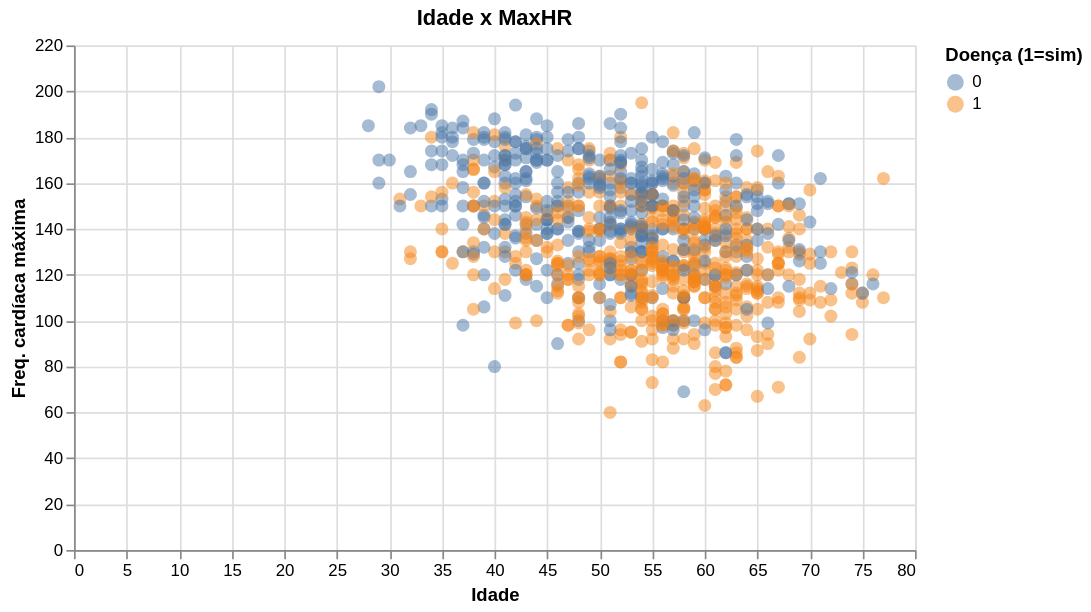

Notebook code for this chart:
### Code cell
# Por outro lado, podemos usar Altair para criar o mesmo gráfico de dispersão de forma interativa:
alt.Chart(df).mark_circle(size=60, opacity=0.5).encode(
    x=alt.X("Age:Q", title="Idade"),
    y=alt.Y("MaxHR:Q", title="Freq. cardíaca máxima"),
    color=alt.Color("HeartDisease:N", title="Doença (1=sim)"),
    tooltip=["Age", "MaxHR", "Sex", "ChestPainType"],
).interactive().properties(title="Idade x MaxHR", width=500)

### Figure 1 — Vega-Lite specification as saved in the notebook (floating-point values rounded to 4 significant figures; data arrays with more than 128 entries replaced by an {"elided": "..."} marker saying what was removed)
{"config": {"view": {"continuousWidth": 300, "continuousHeight": 300}}, "data": {"name": "data-c3b732c0c8eb84f47940ced146a295ce"}, "mark": {"type": "circle", "opacity": 0.5, "size": 60}, "encoding": {"color": {"field": "HeartDisease", "title": "Doença (1=sim)", "type": "nominal"}, "tooltip": [{"field": "Age", "type": "quantitative"}, {"field": "MaxHR", "type": "quantitative"}, {"field": "Sex", "type": "nominal"}, {"field": "ChestPainType", "type": "nominal"}], "x": {"field": "Age", "title": "Idade", "type": "quantitative"}, "y": {"field": "MaxHR", "title": "Freq. cardíaca máxima", "type": "quantitative"}}, "params": [{"name": "param_3", "select": {"type": "interval", "encodings": ["x", "y"]}, "bind": "scales"}], "title": "Idade x MaxHR", "width": 500, "$schema": "https://vega.github.io/schema/vega-lite/v5.20.1.json", "datasets": {"data-c3b732c0c8eb84f47940ced146a295ce": {"elided": "918 records"}}}
